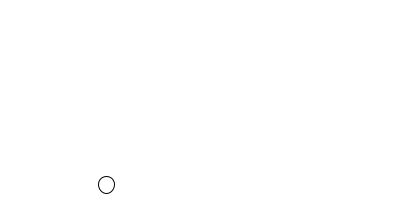
Frame 1 (no input)
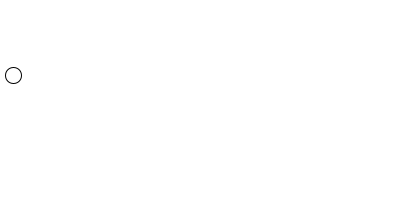
Frame 60 (the mouse pressed at the canvas centre just before this capture)
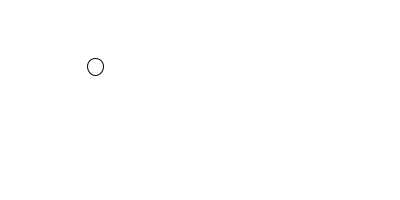
Frame 120 (the mouse held since frame 60 and released just before this capture)

The Processing sketch that drew these frames (run headless with seeded random() and noise(); from frame 60 on, the mouse is pressed at the canvas centre):

// Processing sketch: balleClasse_exemple
// ── balleClasse_exemple.pde
Balle maBalle;

void setup()
{
  size(400, 200, JAVA2D);
  smooth();
  maBalle = new Balle();
}

void draw()
{
  background(255);
  maBalle.display();
}

// ── Balles.pde
class Balle
{
  //variables globales
  float x; //position x de la balle
  float y; //position y de la balle
  float vx; //vitesse x de la balle
  float vy; //vitesse y de la balle
  float t; // taille de la balle

  //Mon constructeur, celui doit toujours avoir le même nom que la class afin d'être reconnu comme un constructeur.
  Balle()
  {
    //initialisation des variables.
    t = random(5, 10);
    x = random(t, width-t);
    y = random(t, height-t);
    vx = random(-3, 3);
    vy = random(-3, 3);
  }

  void display()
  {
    //mise à jour des variables
    x += vx;
    y += vy;

    //detection des murs
    if (x <= t || x >= width-t)
    {
      vx = -vx;
    }
    if (y <= t || y >= height-t)
    {
      vy = -vy;
    }
    fill(255);
    stroke(0);
    ellipse(x, y, t*2, t*2);
  }
}
